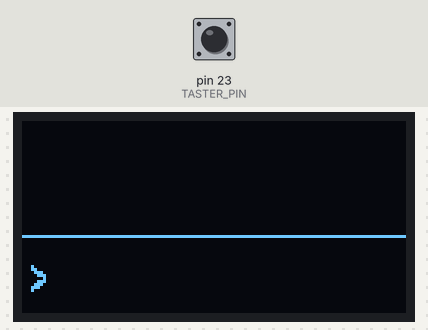
Recording of a sketch running on a simulated Arduino Mega 2560, built with avr-gcc and run on an emulated ATmega2560. On the bench: 128×64 one-colour display. The inputs (shaded band) are chosen by the test bench; at power-on: pin 23 (TASTER_PIN) HIGH. What the sketch prints to the serial monitor is not drawn.

Above: at 3.3 s.
3.4 s: pin 23 (TASTER_PIN) pulled LOW for 0.15 s
At 6.1 s:
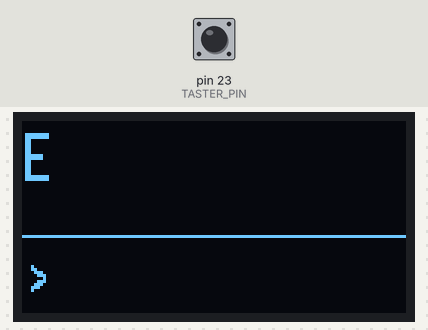
6.5 s: pin 23 (TASTER_PIN) pulled LOW for 1 s
At 9.9 s:
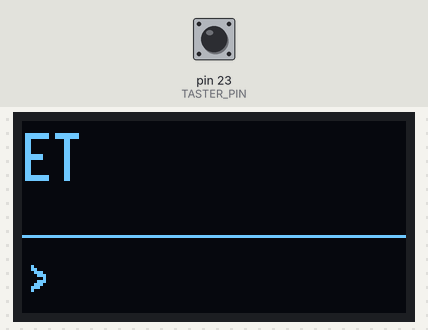
10.5 s: pin 23 (TASTER_PIN) pulled LOW for 0.15 s
At 13.1 s:
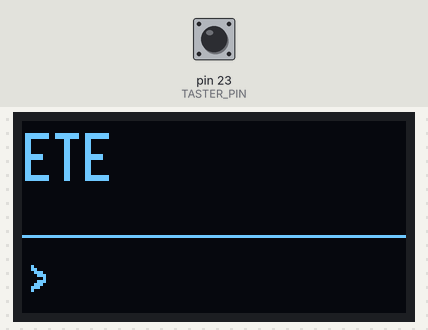
13.6 s: pin 23 (TASTER_PIN) pulled LOW for 1 s
At 16.9 s:
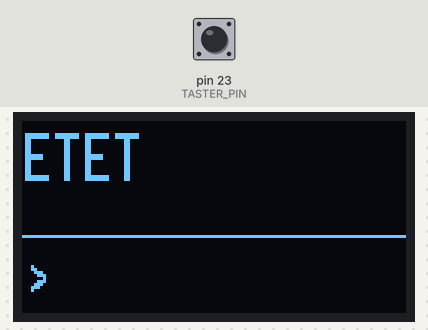
17.6 s: pin 23 (TASTER_PIN) pulled LOW for 0.15 s
At 20.0 s:
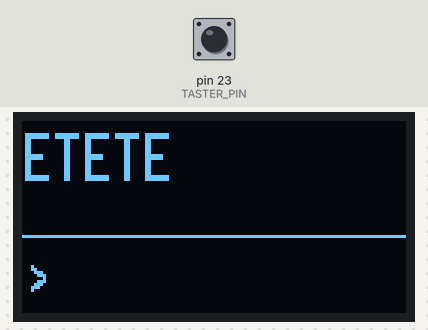
20.7 s: pin 23 (TASTER_PIN) pulsed LOW 2 times (0.12 s each, 0.3 s apart)
At 24.1 s:
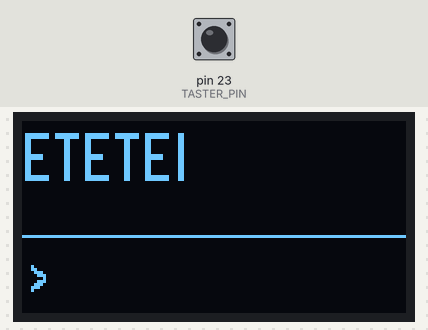
Timing chart, 0 to 25.2 s (numbered marks = the images above; inputs shaded):
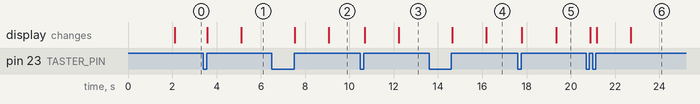

The sketch:

morse-decoder.ino
```cpp
// --- NEUE BIBLIOTHEKEN ---
#include <Arduino.h>
#include <U8g2lib.h> // U8g2 STATT Adafruit
#include <Wire.h>

// --- U8G2 KONSTRUKTOR ---
// WICHTIG: Dies ist die wichtigste Zeile für U8g2.
// U8G2_SH1106_128X64_NONAME_F_HW_I2C ist für viele 1.3" I2C Displays korrekt.
// Falls diese nicht geht, versuche U8G2_SSD1306_128X64_NONAME_F_HW_I2C
U8G2_SH1106_128X64_NONAME_F_HW_I2C u8g2(U8G2_R0, /* reset=*/ U8X8_PIN_NONE);


// --- Konfiguration (unverändert) ---
const int TASTER_PIN = 23;
const unsigned long KURZ_DRUCK_MAX_MS = 200;
const unsigned long LANG_DRUCK_MIN_MS = 201;
const unsigned long TIMEOUT_MS = 1500;
const unsigned long CLEAR_DRUCK_DAUER_MS = 3000;
const int MAX_SEQUENZ_LAENGE = 5;

// --- Datenstruktur für das Morse-Alphabet (unverändert) ---
struct MorseZeichen {
  char zeichen;
  const char* code;
};
MorseZeichen morseAlphabet[] = {
  {'A', ".-"},   {'B', "-..."}, {'C', "-.-."}, {'D', "-.."},  {'E', "."},
  {'F', "..-."}, {'G', "--."},   {'H', "...."}, {'I', ".."},   {'J', ".---"},
  {'K', "-.-"},  {'L', ".-.."}, {'M', "--"},   {'N', "-."},   {'O', "---"},
  {'P', ".--."}, {'Q', "--.-"}, {'R', ".-."},  {'S', "..."},  {'T', "-"},
  {'U', "..-"},  {'V', "...-"}, {'W', ".--"},  {'X', "-..-"}, {'Y', "-.--"},
  {'Z', "--.."},
  {'1', ".----"}, {'2', "..---"}, {'3', "...--"}, {'4', "....-"}, {'5', "....."},
  {'6', "-...."}, {'7', "--..."}, {'8', "---.."}, {'9', "----."}, {'0', "-----"},
  {' ', " "}
};

// --- Globale Variablen (unverändert) ---
int tasterStatus = HIGH;
int letzterTasterStatus = HIGH;
unsigned long drueckStartZeit = 0;
unsigned long letzteAktionZeit = 0;
String aktuelleMorseSequenz = "";
String angezeigterText = "";
bool clearAktiviert = false;

void setup() {
  Serial.begin(115200);
  Serial.println("\n\n--- Morse-Decoder mit U8g2 gestartet ---");

  // U8G2: Display initialisieren
  u8g2.begin(); // u8g2.begin() STATT display.begin()

  pinMode(TASTER_PIN, INPUT_PULLUP);

  // U8G2: Startbildschirm anzeigen
  u8g2.clearBuffer();          // Speicher leeren
  u8g2.setFont(u8g2_font_ncenB12_tr); // Schriftart setzen
  u8g2.drawStr(25, 20, "Morse"); // Text zeichnen an x, y
  u8g2.drawStr(15, 45, "Decoder");
  u8g2.sendBuffer();           // Speicher auf das Display schreiben
  delay(2000);

  updateDisplay();
}

void loop() {
  // Komplette Logik für Taster, Timing und Morse-Dekodierung ist UNVERÄNDERT

  tasterStatus = digitalRead(TASTER_PIN);

  if (tasterStatus == LOW && letzterTasterStatus == HIGH) {
    drueckStartZeit = millis();
    letzterTasterStatus = LOW;
  }

  if (tasterStatus == LOW && (millis() - drueckStartZeit > CLEAR_DRUCK_DAUER_MS) && !clearAktiviert) {
    Serial.println("\n>> Langes Drücken erkannt. ALLES GELÖSCHT. <<\n");
    angezeigterText = "";
    aktuelleMorseSequenz = "";
    updateDisplay();
    clearAktiviert = true;
  }

  if (tasterStatus == HIGH && letzterTasterStatus == LOW) {
    if (clearAktiviert) {
      clearAktiviert = false;
    } else {
      unsigned long drueckDauer = millis() - drueckStartZeit;
      if (aktuelleMorseSequenz.length() < MAX_SEQUENZ_LAENGE) {
        String signal = "";
        if (drueckDauer <= KURZ_DRUCK_MAX_MS) {
          aktuelleMorseSequenz += ".";
          signal = ". (kurz)";
        } else {
          aktuelleMorseSequenz += "-";
          signal = "- (lang)";
        }
        Serial.print("Signal erkannt: " + signal);
        Serial.println(" | Aktuelle Sequenz: " + aktuelleMorseSequenz);
        updateDisplay();
        letzteAktionZeit = millis();
      } else {
        Serial.println("Maximale Sequenzlänge (5) erreicht. Eingabe ignoriert.");
      }
    }
    letzterTasterStatus = HIGH;
  }

  if (aktuelleMorseSequenz.length() > 0 && (millis() - letzteAktionZeit > TIMEOUT_MS)) {
    Serial.println("\n--- Timeout ---");
    Serial.println("Dekodiere Sequenz: " + aktuelleMorseSequenz);
    char buchstabe = dekodiereMorse(aktuelleMorseSequenz);
    angezeigterText += buchstabe;
    Serial.println("Ergebnis: '" + String(buchstabe) + "'");
    Serial.println("Gesamttext: " + angezeigterText);
    Serial.println("-----------------");
    aktuelleMorseSequenz = "";
    updateDisplay();
  }
}

char dekodiereMorse(String sequenz) {
  for (int i = 0; i < sizeof(morseAlphabet) / sizeof(morseAlphabet[0]); i++) {
    if (sequenz.equals(morseAlphabet[i].code)) {
      return morseAlphabet[i].zeichen;
    }
  }
  return '?';
}

// U8G2: Angepasste Funktion zum Zeichnen des Displays
void updateDisplay() {
  // Die U8g2-Zeichen-Schleife beginnt immer mit clearBuffer()
  u8g2.clearBuffer();

  // 1. Dekodierten Text anzeigen
  u8g2.setFont(u8g2_font_logisoso16_tr); // Schöne große Schrift für das Ergebnis
  u8g2.setCursor(0, 20); // Startposition (x, y)
  // U8g2 kann Text nicht automatisch umbrechen wie Adafruit, daher manuell
  // Für dieses Projekt aber unkritisch.
  u8g2.print(angezeigterText);

  // 2. Trennlinie zeichnen
  u8g2.drawLine(0, 38, 128, 38);

  // 3. Aktuelle Morse-Eingabe anzeigen
  u8g2.setFont(u8g2_font_logisoso16_tr);
  u8g2.setCursor(0, 60);
  u8g2.print(">");
  u8g2.print(aktuelleMorseSequenz);

  // 4. ALLES auf dem Bildschirm anzeigen
  // Die Schleife endet immer mit sendBuffer()
  u8g2.sendBuffer();
}
```

Measured:
- after the input at 3.4 s, the display: first changes after 0.18 s (image 1 shows a later state)
- after the input at 6.5 s, the display: first changes after 1.0 s (image 2 shows a later state)
- after the input at 10.5 s, the display: first changes after 0.19 s (image 3 shows a later state)
- after the input at 13.6 s, the display: first changes after 1.0 s (image 4 shows a later state)
- after the input at 17.6 s, the display: first changes after 0.19 s (image 5 shows a later state)
- after the input at 20.7 s, the display: first changes after 0.16 s (image 6 shows a later state)
